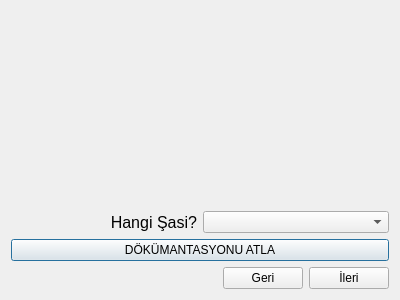
<?xml version="1.0" encoding="UTF-8"?>
<ui version="4.0">
 <class>InputDialog</class>
 <widget class="QDialog" name="InputDialog">
  <property name="geometry">
   <rect>
    <x>0</x>
    <y>0</y>
    <width>400</width>
    <height>300</height>
   </rect>
  </property>
  <property name="windowTitle">
   <string>Dialog</string>
  </property>
  <layout class="QVBoxLayout" name="verticalLayout">
   <item>
    <spacer name="verticalSpacer">
     <property name="orientation">
      <enum>Qt::Vertical</enum>
     </property>
     <property name="sizeHint" stdset="0">
      <size>
       <width>20</width>
       <height>40</height>
      </size>
     </property>
    </spacer>
   </item>
   <item>
    <layout class="QHBoxLayout" name="horizontalLayout_2">
     <item>
      <widget class="QLabel" name="label">
       <property name="font">
        <font>
         <pointsize>12</pointsize>
        </font>
       </property>
       <property name="text">
        <string>Hangi Şasi?</string>
       </property>
       <property name="alignment">
        <set>Qt::AlignRight|Qt::AlignTrailing|Qt::AlignVCenter</set>
       </property>
      </widget>
     </item>
     <item>
      <widget class="QComboBox" name="projectBox"/>
     </item>
    </layout>
   </item>
   <item>
    <widget class="QPushButton" name="skipButton">
     <property name="text">
      <string>DÖKÜMANTASYONU ATLA</string>
     </property>
    </widget>
   </item>
   <item>
    <layout class="QHBoxLayout" name="horizontalLayout">
     <property name="sizeConstraint">
      <enum>QLayout::SetMinimumSize</enum>
     </property>
     <item>
      <spacer name="horizontalSpacer">
       <property name="orientation">
        <enum>Qt::Horizontal</enum>
       </property>
       <property name="sizeHint" stdset="0">
        <size>
         <width>40</width>
         <height>20</height>
        </size>
       </property>
      </spacer>
     </item>
     <item>
      <widget class="QPushButton" name="backButton">
       <property name="text">
        <string>Geri</string>
       </property>
      </widget>
     </item>
     <item>
      <widget class="QPushButton" name="nextButton">
       <property name="text">
        <string>İleri</string>
       </property>
      </widget>
     </item>
    </layout>
   </item>
  </layout>
 </widget>
 <resources/>
 <connections/>
</ui>
